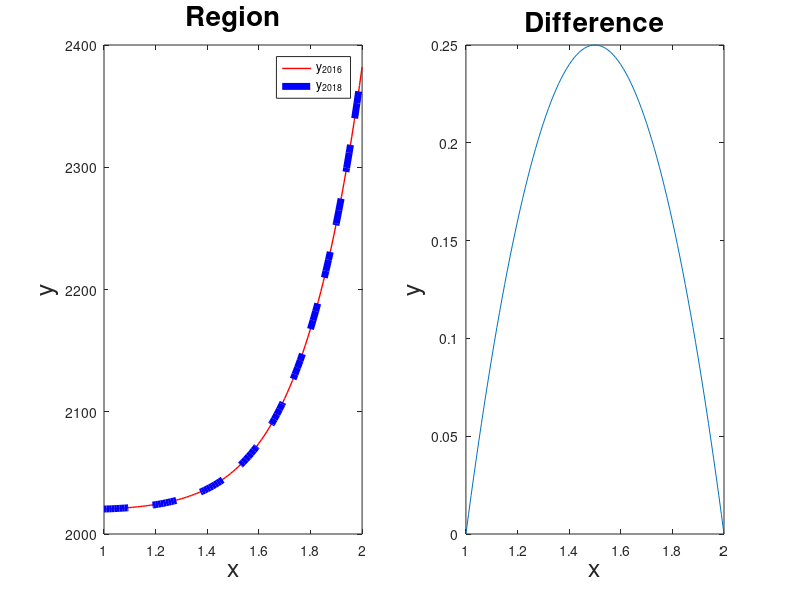

Here is the MATLAB script that generated this plot:
% Problem 1
close all; clc;
x = 0:.1:2;
f = @(x) exp(x)+2;
plot(x,f(x)); hold on;
plot([0 2],[3 3]);
axis([0 2 0 10])
xlabel("x","Fontsize",18)
ylabel("y","Fontsize",18)
title("y=e^x+2","Fontsize",20)

% Problem 2
close all; clc
x = 1:.01:2
f = @(x) -x.^2+4*x-2;
plot(x,f(x)); hold on;
plot(x,x);
xlabel("x","Fontsize",18)
ylabel("y","Fontsize",18)
title("Region","Fontsize",20)
legend({"y(x)","y=x"})

clc; close all;
x = 1:.01:2;
f = @(x) -x.^2+4*x+sqrt(x.^(17)+1)+2016;
g = @(x) x+sqrt(x.^(17)+1)+2018;
subplot(1,2,1);
plot(x,f(x),'r-','Linewidth',1); hold on;
plot(x,g(x),'b--','Linewidth',5);
xlabel("x","Fontsize",18)
ylabel("y","Fontsize",18)
title("Region","Fontsize",20)
legend({"y_{2016}","y_{2018}"})

subplot(1,2,2);
h = @(x) f(x)-g(x);
plot(x,h(x))
xlabel("x","Fontsize",18)
ylabel("y","Fontsize",18)
title("Difference","Fontsize",20)

